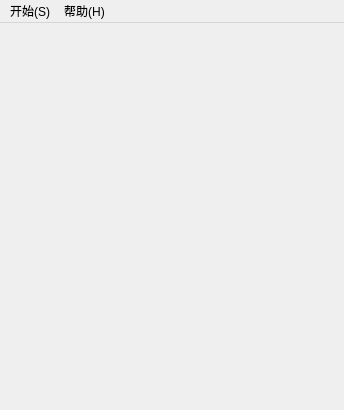
<?xml version="1.0" encoding="UTF-8"?>
<ui version="4.0">
 <class>MainGame</class>
 <widget class="QMainWindow" name="MainGame">
  <property name="geometry">
   <rect>
    <x>0</x>
    <y>0</y>
    <width>344</width>
    <height>410</height>
   </rect>
  </property>
  <property name="maximumSize">
   <size>
    <width>65536</width>
    <height>65536</height>
   </size>
  </property>
  <property name="font">
   <font>
    <family>Consolas</family>
    <pointsize>11</pointsize>
    <weight>75</weight>
    <bold>true</bold>
   </font>
  </property>
  <property name="acceptDrops">
   <bool>false</bool>
  </property>
  <property name="windowTitle">
   <string>Mine Sweeper</string>
  </property>
  <property name="windowIcon">
   <iconset resource="../Resources/resource.qrc">
    <normaloff>:/Images/icon.ico</normaloff>:/Images/icon.ico</iconset>
  </property>
  <property name="styleSheet">
   <string notr="true"/>
  </property>
  <widget class="QWidget" name="centralwidget"/>
  <widget class="QMenuBar" name="menuBar">
   <property name="geometry">
    <rect>
     <x>0</x>
     <y>0</y>
     <width>344</width>
     <height>21</height>
    </rect>
   </property>
   <property name="font">
    <font>
     <family>Microsoft YaHei UI</family>
     <pointsize>9</pointsize>
     <weight>50</weight>
     <italic>false</italic>
     <bold>false</bold>
     <underline>false</underline>
     <strikeout>false</strikeout>
    </font>
   </property>
   <widget class="QMenu" name="menuStart">
    <property name="title">
     <string>开始(S)</string>
    </property>
    <addaction name="actionEasy"/>
    <addaction name="actionNormal"/>
    <addaction name="actionHigh"/>
    <addaction name="actionCustom"/>
    <addaction name="separator"/>
    <addaction name="actionPause"/>
    <addaction name="actionRestart"/>
   </widget>
   <widget class="QMenu" name="menuHelp">
    <property name="title">
     <string>帮助(H)</string>
    </property>
    <addaction name="actionRecord"/>
    <addaction name="separator"/>
    <addaction name="actionAbout"/>
    <addaction name="actionInstruction"/>
    <addaction name="actionFeedback"/>
   </widget>
   <addaction name="menuStart"/>
   <addaction name="menuHelp"/>
  </widget>
  <action name="actionEasy">
   <property name="text">
    <string>初级(E)</string>
   </property>
  </action>
  <action name="actionNormal">
   <property name="text">
    <string>中级(N)</string>
   </property>
  </action>
  <action name="actionHigh">
   <property name="text">
    <string>高级(H)</string>
   </property>
  </action>
  <action name="actionRestart">
   <property name="text">
    <string>重新开始(R)</string>
   </property>
  </action>
  <action name="actionAbout">
   <property name="text">
    <string>关于(A)</string>
   </property>
  </action>
  <action name="actionCustom">
   <property name="text">
    <string>自定义(C)</string>
   </property>
  </action>
  <action name="actionRecord">
   <property name="text">
    <string>排行榜(R)</string>
   </property>
  </action>
  <action name="actionPause">
   <property name="text">
    <string>暂停(P)</string>
   </property>
  </action>
  <action name="actionInstruction">
   <property name="text">
    <string>说明(I)</string>
   </property>
  </action>
  <action name="actionFeedback">
   <property name="text">
    <string>反馈(F)</string>
   </property>
  </action>
 </widget>
 <resources>
  <include location="../Resources/resource.qrc"/>
 </resources>
 <connections/>
</ui>
